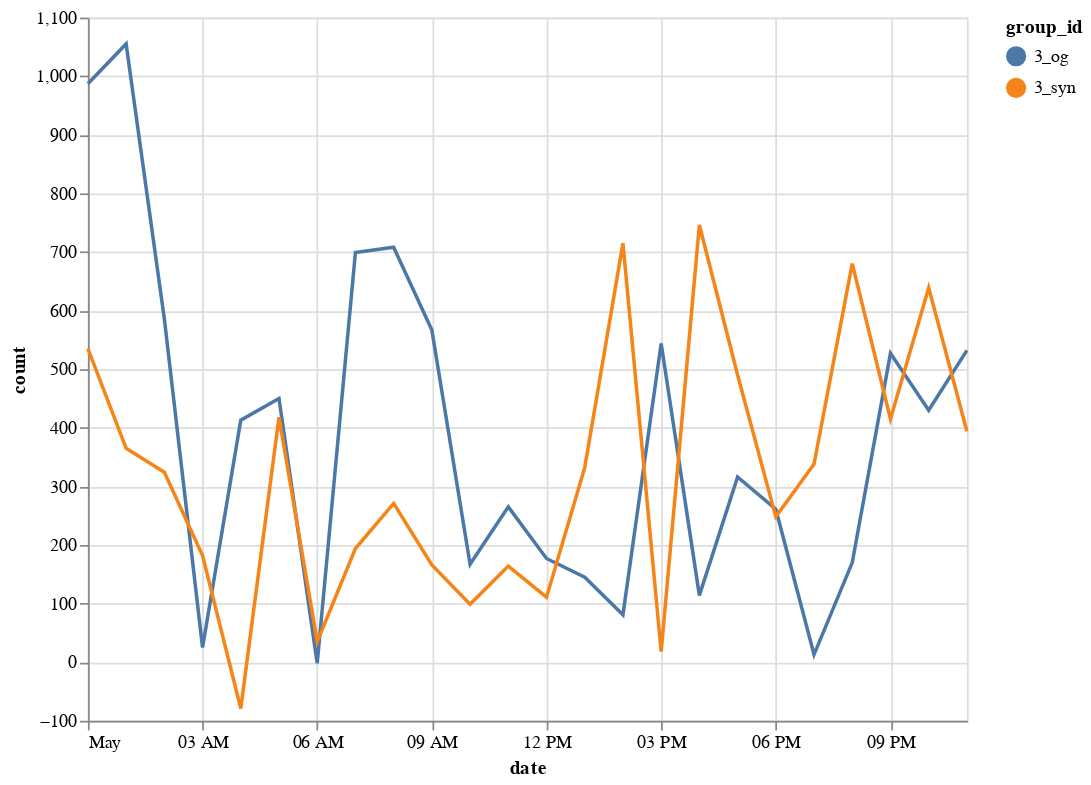

Notebook cell for this chart:
### Code cell
df_vis = pd.concat([df[df.group_id.isin(["3_og"])], df_synthesized[df_synthesized.group_id.isin(["3_syn"])]], ignore_index=True)
plot_timeseries(df_vis)

### Figure 1 — Vega-Lite specification as saved in the notebook (floating-point values rounded to 4 significant figures)
{"config": {"view": {"continuousWidth": 400, "continuousHeight": 300}}, "layer": [{"mark": "line", "encoding": {"color": {"field": "group_id", "type": "nominal"}, "x": {"field": "date", "type": "temporal"}, "y": {"field": "count", "type": "quantitative"}}}, {"mark": {"type": "rule", "color": "#aaa"}, "encoding": {"x": {"field": "date", "type": "temporal"}}, "transform": [{"filter": {"selection": "selector009"}}]}, {"mark": "circle", "encoding": {"color": {"field": "group_id", "type": "nominal"}, "opacity": {"condition": {"value": 1, "selection": "selector009"}, "value": 0}, "x": {"field": "date", "type": "temporal"}, "y": {"field": "count", "type": "quantitative"}}, "selection": {"selector009": {"type": "single", "encodings": ["x"], "on": "mouseover", "nearest": true, "empty": "none"}}}, {"mark": {"type": "text", "align": "left", "dx": 5, "dy": -5, "stroke": "white", "strokeWidth": 2}, "encoding": {"color": {"field": "group_id", "type": "nominal"}, "text": {"field": "count", "type": "quantitative"}, "x": {"field": "date", "type": "temporal"}, "y": {"field": "count", "type": "quantitative"}}, "transform": [{"filter": {"selection": "selector009"}}]}, {"mark": {"type": "text", "align": "left", "dx": 5, "dy": -5}, "encoding": {"color": {"field": "group_id", "type": "nominal"}, "text": {"field": "count", "type": "quantitative"}, "x": {"field": "date", "type": "temporal"}, "y": {"field": "count", "type": "quantitative"}}, "transform": [{"filter": {"selection": "selector009"}}]}], "data": {"name": "data-cef00cd71c8a92620fd4e9a26607d698"}, "height": 400, "width": 500, "$schema": "https://vega.github.io/schema/vega-lite/v4.17.0.json", "datasets": {"data-cef00cd71c8a92620fd4e9a26607d698": [{"websiteName": "okaz.com.sa", "category": "arts&entertainment", "country": "saudi arabia", "state": "makkah al mukarramah", "city": "jeddah", "os": "iOS", "device": "mobile", "product": "vibe", "date": "2022-05-01T00:00:00", "count": 987, "group_id": "3_og"}, {"websiteName": "okaz.com.sa", "category": "arts&entertainment", "country": "saudi arabia", "state": "makkah al mukarramah", "city": "jeddah", "os": "iOS", "device": "mobile", "product": "vibe", "date": "2022-05-01T01:00:00", "count": 1055, "group_id": "3_og"}, {"websiteName": "okaz.com.sa", "category": "arts&entertainment", "country": "saudi arabia", "state": "makkah al mukarramah", "city": "jeddah", "os": "iOS", "device": "mobile", "product": "vibe", "date": "2022-05-01T02:00:00", "count": 586, "group_id": "3_og"}, {"websiteName": "okaz.com.sa", "category": "arts&entertainment", "country": "saudi arabia", "state": "makkah al mukarramah", "city": "jeddah", "os": "iOS", "device": "mobile", "product": "vibe", "date": "2022-05-01T03:00:00", "count": 25, "group_id": "3_og"}, {"websiteName": "okaz.com.sa", "category": "arts&entertainment", "country": "saudi arabia", "state": "makkah al mukarramah", "city": "jeddah", "os": "iOS", "device": "mobile", "product": "vibe", "date": "2022-05-01T04:00:00", "count": 413, "group_id": "3_og"}, {"websiteName": "okaz.com.sa", "category": "arts&entertainment", "country": "saudi arabia", "state": "makkah al mukarramah", "city": "jeddah", "os": "iOS", "device": "mobile", "product": "vibe", "date": "2022-05-01T05:00:00", "count": 450, "group_id": "3_og"}, {"websiteName": "okaz.com.sa", "category": "arts&entertainment", "country": "saudi arabia", "state": "makkah al mukarramah", "city": "jeddah", "os": "iOS", "device": "mobile", "product": "vibe", "date": "2022-05-01T06:00:00", "count": -2, "group_id": "3_og"}, {"websiteName": "okaz.com.sa", "category": "arts&entertainment", "country": "saudi arabia", "state": "makkah al mukarramah", "city": "jeddah", "os": "iOS", "device": "mobile", "product": "vibe", "date": "2022-05-01T07:00:00", "count": 699, "group_id": "3_og"}, {"websiteName": "okaz.com.sa", "category": "arts&entertainment", "country": "saudi arabia", "state": "makkah al mukarramah", "city": "jeddah", "os": "iOS", "device": "mobile", "product": "vibe", "date": "2022-05-01T08:00:00", "count": 708, "group_id": "3_og"}, {"websiteName": "okaz.com.sa", "category": "arts&entertainment", "country": "saudi arabia", "state": "makkah al mukarramah", "city": "jeddah", "os": "iOS", "device": "mobile", "product": "vibe", "date": "2022-05-01T09:00:00", "count": 567, "group_id": "3_og"}, {"websiteName": "okaz.com.sa", "category": "arts&entertainment", "country": "saudi arabia", "state": "makkah al mukarramah", "city": "jeddah", "os": "iOS", "device": "mobile", "product": "vibe", "date": "2022-05-01T10:00:00", "count": 167, "group_id": "3_og"}, {"websiteName": "okaz.com.sa", "category": "arts&entertainment", "country": "saudi arabia", "state": "makkah al mukarramah", "city": "jeddah", "os": "iOS", "device": "mobile", "product": "vibe", "date": "2022-05-01T11:00:00", "count": 265, "group_id": "3_og"}, {"websiteName": "okaz.com.sa", "category": "arts&entertainment", "country": "saudi arabia", "state": "makkah al mukarramah", "city": "jeddah", "os": "iOS", "device": "mobile", "product": "vibe", "date": "2022-05-01T12:00:00", "count": 177, "group_id": "3_og"}, {"websiteName": "okaz.com.sa", "category": "arts&entertainment", "country": "saudi arabia", "state": "makkah al mukarramah", "city": "jeddah", "os": "iOS", "device": "mobile", "product": "vibe", "date": "2022-05-01T13:00:00", "count": 145, "group_id": "3_og"}, {"websiteName": "okaz.com.sa", "category": "arts&entertainment", "country": "saudi arabia", "state": "makkah al mukarramah", "city": "jeddah", "os": "iOS", "device": "mobile", "product": "vibe", "date": "2022-05-01T14:00:00", "count": 81, "group_id": "3_og"}, {"websiteName": "okaz.com.sa", "category": "arts&entertainment", "country": "saudi arabia", "state": "makkah al mukarramah", "city": "jeddah", "os": "iOS", "device": "mobile", "product": "vibe", "date": "2022-05-01T15:00:00", "count": 544, "group_id": "3_og"}, {"websiteName": "okaz.com.sa", "category": "arts&entertainment", "country": "saudi arabia", "state": "makkah al mukarramah", "city": "jeddah", "os": "iOS", "device": "mobile", "product": "vibe", "date": "2022-05-01T16:00:00", "count": 114, "group_id": "3_og"}, {"websiteName": "okaz.com.sa", "category": "arts&entertainment", "country": "saudi arabia", "state": "makkah al mukarramah", "city": "jeddah", "os": "iOS", "device": "mobile", "product": "vibe", "date": "2022-05-01T17:00:00", "count": 316, "group_id": "3_og"}, {"websiteName": "okaz.com.sa", "category": "arts&entertainment", "country": "saudi arabia", "state": "makkah al mukarramah", "city": "jeddah", "os": "iOS", "device": "mobile", "product": "vibe", "date": "2022-05-01T18:00:00", "count": 261, "group_id": "3_og"}, {"websiteName": "okaz.com.sa", "category": "arts&entertainment", "country": "saudi arabia", "state": "makkah al mukarramah", "city": "jeddah", "os": "iOS", "device": "mobile", "product": "vibe", "date": "2022-05-01T19:00:00", "count": 13, "group_id": "3_og"}, {"websiteName": "okaz.com.sa", "category": "arts&entertainment", "country": "saudi arabia", "state": "makkah al mukarramah", "city": "jeddah", "os": "iOS", "device": "mobile", "product": "vibe", "date": "2022-05-01T20:00:00", "count": 170, "group_id": "3_og"}, {"websiteName": "okaz.com.sa", "category": "arts&entertainment", "country": "saudi arabia", "state": "makkah al mukarramah", "city": "jeddah", "os": "iOS", "device": "mobile", "product": "vibe", "date": "2022-05-01T21:00:00", "count": 527, "group_id": "3_og"}, {"websiteName": "okaz.com.sa", "category": "arts&entertainment", "country": "saudi arabia", "state": "makkah al mukarramah", "city": "jeddah", "os": "iOS", "device": "mobile", "product": "vibe", "date": "2022-05-01T22:00:00", "count": 430, "group_id": "3_og"}, {"websiteName": "okaz.com.sa", "category": "arts&entertainment", "country": "saudi arabia", "state": "makkah al mukarramah", "city": "jeddah", "os": "iOS", "device": "mobile", "product": "vibe", "date": "2022-05-01T23:00:00", "count": 532, "group_id": "3_og"}, {"websiteName": "okaz.com.sa", "category": "arts&entertainment", "country": "saudi arabia", "state": "makkah al mukarramah", "city": "jeddah", "os": "iOS", "device": "mobile", "product": "vibe", "date": "2022-05-01T00:00:00", "count": 535, "group_id": "3_syn"}, {"websiteName": "okaz.com.sa", "category": "arts&entertainment", "country": "saudi arabia", "state": "makkah al mukarramah", "city": "jeddah", "os": "iOS", "device": "mobile", "product": "vibe", "date": "2022-05-01T01:00:00", "count": 365, "group_id": "3_syn"}, {"websiteName": "okaz.com.sa", "category": "arts&entertainment", "country": "saudi arabia", "state": "makkah al mukarramah", "city": "jeddah", "os": "iOS", "device": "mobile", "product": "vibe", "date": "2022-05-01T02:00:00", "count": 324, "group_id": "3_syn"}, {"websiteName": "okaz.com.sa", "category": "arts&entertainment", "country": "saudi arabia", "state": "makkah al mukarramah", "city": "jeddah", "os": "iOS", "device": "mobile", "product": "vibe", "date": "2022-05-01T03:00:00", "count": 182, "group_id": "3_syn"}, {"websiteName": "okaz.com.sa", "category": "arts&entertainment", "country": "saudi arabia", "state": "makkah al mukarramah", "city": "jeddah", "os": "iOS", "device": "mobile", "product": "vibe", "date": "2022-05-01T04:00:00", "count": -79, "group_id": "3_syn"}, {"websiteName": "okaz.com.sa", "category": "arts&entertainment", "country": "saudi arabia", "state": "makkah al mukarramah", "city": "jeddah", "os": "iOS", "device": "mobile", "product": "vibe", "date": "2022-05-01T05:00:00", "count": 418, "group_id": "3_syn"}, {"websiteName": "okaz.com.sa", "category": "arts&entertainment", "country": "saudi arabia", "state": "makkah al mukarramah", "city": "jeddah", "os": "iOS", "device": "mobile", "product": "vibe", "date": "2022-05-01T06:00:00", "count": 35, "group_id": "3_syn"}, {"websiteName": "okaz.com.sa", "category": "arts&entertainment", "country": "saudi arabia", "state": "makkah al mukarramah", "city": "jeddah", "os": "iOS", "device": "mobile", "product": "vibe", "date": "2022-05-01T07:00:00", "count": 194, "group_id": "3_syn"}, {"websiteName": "okaz.com.sa", "category": "arts&entertainment", "country": "saudi arabia", "state": "makkah al mukarramah", "city": "jeddah", "os": "iOS", "device": "mobile", "product": "vibe", "date": "2022-05-01T08:00:00", "count": 271, "group_id": "3_syn"}, {"websiteName": "okaz.com.sa", "category": "arts&entertainment", "country": "saudi arabia", "state": "makkah al mukarramah", "city": "jeddah", "os": "iOS", "device": "mobile", "product": "vibe", "date": "2022-05-01T09:00:00", "count": 166, "group_id": "3_syn"}, {"websiteName": "okaz.com.sa", "category": "arts&entertainment", "country": "saudi arabia", "state": "makkah al mukarramah", "city": "jeddah", "os": "iOS", "device": "mobile", "product": "vibe", "date": "2022-05-01T10:00:00", "count": 99, "group_id": "3_syn"}, {"websiteName": "okaz.com.sa", "category": "arts&entertainment", "country": "saudi arabia", "state": "makkah al mukarramah", "city": "jeddah", "os": "iOS", "device": "mobile", "product": "vibe", "date": "2022-05-01T11:00:00", "count": 164, "group_id": "3_syn"}, {"websiteName": "okaz.com.sa", "category": "arts&entertainment", "country": "saudi arabia", "state": "makkah al mukarramah", "city": "jeddah", "os": "iOS", "device": "mobile", "product": "vibe", "date": "2022-05-01T12:00:00", "count": 111, "group_id": "3_syn"}, {"websiteName": "okaz.com.sa", "category": "arts&entertainment", "country": "saudi arabia", "state": "makkah al mukarramah", "city": "jeddah", "os": "iOS", "device": "mobile", "product": "vibe", "date": "2022-05-01T13:00:00", "count": 332, "group_id": "3_syn"}, {"websiteName": "okaz.com.sa", "category": "arts&entertainment", "country": "saudi arabia", "state": "makkah al mukarramah", "city": "jeddah", "os": "iOS", "device": "mobile", "product": "vibe", "date": "2022-05-01T14:00:00", "count": 715, "group_id": "3_syn"}, {"websiteName": "okaz.com.sa", "category": "arts&entertainment", "country": "saudi arabia", "state": "makkah al mukarramah", "city": "jeddah", "os": "iOS", "device": "mobile", "product": "vibe", "date": "2022-05-01T15:00:00", "count": 18, "group_id": "3_syn"}, {"websiteName": "okaz.com.sa", "category": "arts&entertainment", "country": "saudi arabia", "state": "makkah al mukarramah", "city": "jeddah", "os": "iOS", "device": "mobile", "product": "vibe", "date": "2022-05-01T16:00:00", "count": 746, "group_id": "3_syn"}, {"websiteName": "okaz.com.sa", "category": "arts&entertainment", "country": "saudi arabia", "state": "makkah al mukarramah", "city": "jeddah", "os": "iOS", "device": "mobile", "product": "vibe", "date": "2022-05-01T17:00:00", "count": 490, "group_id": "3_syn"}, {"websiteName": "okaz.com.sa", "category": "arts&entertainment", "country": "saudi arabia", "state": "makkah al mukarramah", "city": "jeddah", "os": "iOS", "device": "mobile", "product": "vibe", "date": "2022-05-01T18:00:00", "count": 248, "group_id": "3_syn"}, {"websiteName": "okaz.com.sa", "category": "arts&entertainment", "country": "saudi arabia", "state": "makkah al mukarramah", "city": "jeddah", "os": "iOS", "device": "mobile", "product": "vibe", "date": "2022-05-01T19:00:00", "count": 338, "group_id": "3_syn"}, {"websiteName": "okaz.com.sa", "category": "arts&entertainment", "country": "saudi arabia", "state": "makkah al mukarramah", "city": "jeddah", "os": "iOS", "device": "mobile", "product": "vibe", "date": "2022-05-01T20:00:00", "count": 680, "group_id": "3_syn"}, {"websiteName": "okaz.com.sa", "category": "arts&entertainment", "country": "saudi arabia", "state": "makkah al mukarramah", "city": "jeddah", "os": "iOS", "device": "mobile", "product": "vibe", "date": "2022-05-01T21:00:00", "count": 415, "group_id": "3_syn"}, {"websiteName": "okaz.com.sa", "category": "arts&entertainment", "country": "saudi arabia", "state": "makkah al mukarramah", "city": "jeddah", "os": "iOS", "device": "mobile", "product": "vibe", "date": "2022-05-01T22:00:00", "count": 639, "group_id": "3_syn"}, {"websiteName": "okaz.com.sa", "category": "arts&entertainment", "country": "saudi arabia", "state": "makkah al mukarramah", "city": "jeddah", "os": "iOS", "device": "mobile", "product": "vibe", "date": "2022-05-01T23:00:00", "count": 394, "group_id": "3_syn"}]}}
